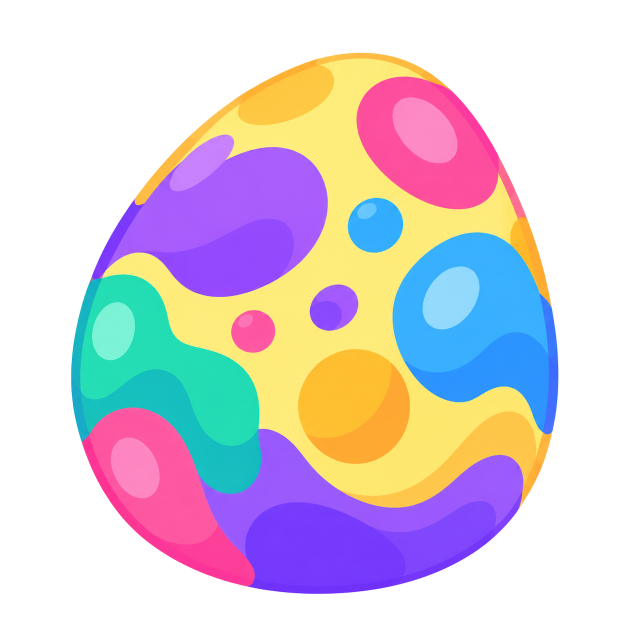
#> input picture apps/split-party/art-src/mystery/egg.png, 1254 x 1254 px (shown at 1/2 size)
$ python build-mystery-egg.py
#> lines starting #> are read from the running program, lines starting #| are printed output that depends on the picture; after the words box and inside, x2 and y2 are one past the last pixel; in counts of white or black regions, pixels touching at a corner belong together
"""Mystery-bonus egg (Figma 11174:5039) cut for MysteryEgg.svelte's break-open.

art-src/mystery/egg.png  the Figma image fill, untouched (the splash's egg.webp is the same art
                         at 200px, too small for the centre-stage egg)
  -> public/mystery/v3/egg.webp         the whole egg, trimmed
  -> public/mystery/v3/egg-top.webp     above the crack, its cut edge the shell's thickness
  -> public/mystery/v3/egg-bottom.webp  below it
  -> public/mystery/v3/egg-crack.webp   the crack itself, clipped to the egg, drawn over the whole
                                        egg before it breaks. Cartoon, like the scatter tile's
                                        hatched egg (user, 2026-10-27): one bold zigzag of sharp
                                        teeth right round the egg, widest at the knock, no
                                        hairlines. MysteryEgg reveals it from the middle out,
                                        knock by knock, light glowing in its slit.
  -> public/mystery/v3/egg-leak.webp    the crack's inner slit only (white, thinner than the core):
                                     MysteryEgg's mask for the light seeping through, so the
                                     light sits inside the dark edges instead of washing them out
All share one canvas, so they stack exactly. (v3/: a new folder rather than new contents under
hd/ or v2/, as browsers keep the old art under the old names.)
    python3 apps/split-party/scripts/build-mystery-egg.py
"""

from pathlib import Path

import numpy as np
from PIL import Image, ImageChops, ImageDraw, ImageFilter

ROOT = Path(__file__).resolve().parent.parent
OUT = ROOT / 'public' / 'mystery' / 'v3'
W = 976  # px, the master's egg: drawn 270 stage px = 864 device px at 1920x1080 DPR 2
K = W / 540  # the line widths below were tuned at 540
CRACK_Y = 0.47  # of the egg's height
CORE = (46, 14, 72)  # the crack's dark gap and outline
CREAM = (255, 242, 196)  # the shell's broken edge, lit
AMBER = (240, 168, 64)  # the same edge in shade, towards the egg's paint
import os
SEED = int(os.environ.get('CRACK_SEED', 101))  # the fracture is random but fixed: change it for another crack

OUT.mkdir(parents=True, exist_ok=True)
egg = Image.open(ROOT / 'art-src' / 'mystery' / 'egg.png').convert('RGBA')
#> egg is the input picture: PIL image 1254x1254 RGBA; mean R, G, B, A 92.7, 81.4, 93.1, 132.5
egg = egg.crop(egg.getchannel('A').point(lambda a: 255 if a > 8 else 0).getbbox())
#> egg: PIL image 976x1084 RGBA
egg = egg.resize((W, round(W * egg.height / egg.width)), Image.LANCZOS)
w, h = egg.size
#> w = 976; h = 1084
rng = np.random.default_rng(SEED)
# The break: sharp teeth alternating up and down from the middle out to each side, a little past
# both edges so the halves close. Uneven on purpose (a regular zigzag read as sewn-on trim):
# each tooth 4-11% of the width wide and 2.5-8% of the height tall.
CX, CY = w * 0.5, h * CRACK_Y
#> CX = 488; CY = 509.5


def run(direction):
#> called with direction = -1
    pts, x, up = [], CX, rng.random() < 0.5
#> pts = []; x = 488; up = False
    while -12 * K < x < w + 12 * K:
        x += direction * w * rng.uniform(0.04, 0.11)
        pts.append((x, CY + h * rng.uniform(0.025, 0.08) * (-1 if up else 1) * 0.5))
        up = not up
#> after the loop, x = -80.34
    return pts


zig = run(-1)[::-1] + [(CX, CY + h * 0.025)] + run(1)


def half(top):
#> called with top = True
    mask = Image.new('L', (w, h), 0)
#> mask: PIL image 976x1084 L; every value is 0
    m = 10 * K
    edge = [(-m, -m), (w + m, -m)] if top else [(-m, h + m), (w + m, h + m)]
#> edge = [(-18.07, -18.07), (994.1, -18.07)]
    ImageDraw.Draw(mask).polygon(zig + edge[::-1] if top else zig + edge[::-1], fill=255)
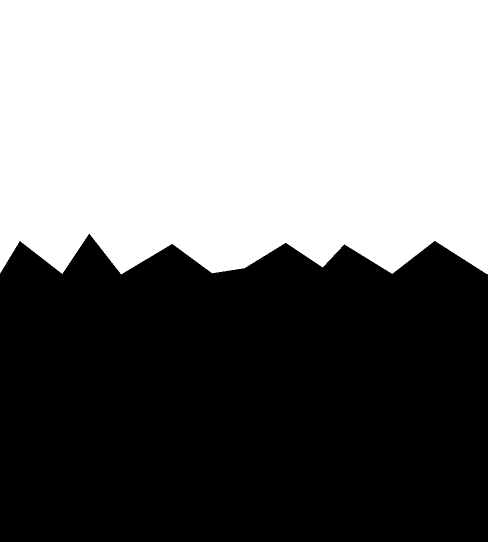
#> mask: PIL image 976x1084 L (shown at 1/2 size); 47.6% white; 1 white region, box (x1, y1, x2, y2) and area: (0, 0, 976, 549) 503640
    part = egg.copy()
    part.putalpha(ImageChops.multiply(egg.getchannel('A'), mask))
    # The cut edge is the shell's thickness: amber, cream over it, a dark outline on the break
    # itself (each a line along the cut, kept inside the part, so half its width shows).
    for colour, width in ((AMBER, 30), (CREAM, 22), (CORE, 7)):
        band = Image.new('L', (w, h), 0)
        ImageDraw.Draw(band).line(zig, fill=255, width=round(width * K), joint='curve')
        band = ImageChops.multiply(band, part.getchannel('A'))
        part.paste(Image.new('RGBA', (w, h), colour + (255,)), (0, 0), band)
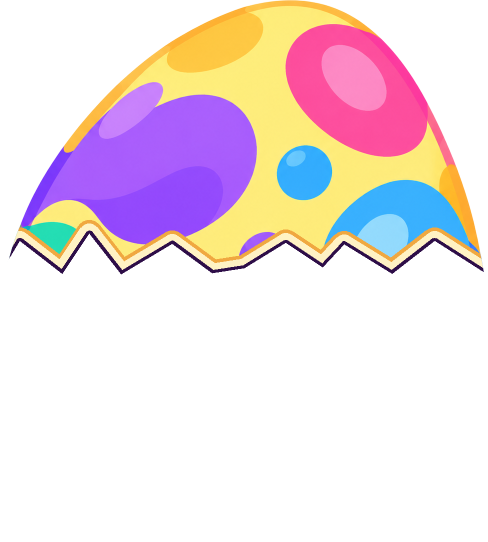
#> part: PIL image 976x1084 RGBA (shown at 1/2 size); mean R, G, B, A 139.2, 120.1, 136.6, 83.5; transparent parts drawn white
    return part


egg.save(OUT / 'egg.webp', quality=90, method=6)
half(True).save(OUT / 'egg-top.webp', quality=90, method=6)
half(False).save(OUT / 'egg-bottom.webp', quality=90, method=6)
#> call 2 of half, with top = False
#> in half (call 2), `ImageDraw.Draw(mask).polygon(zig + edge[::-1] if top else zig + edge[:..`:
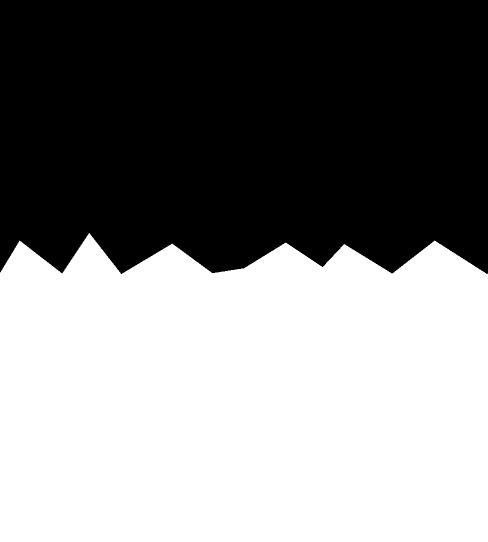
#> mask: PIL image 976x1084 L (shown at 1/2 size); 52.5% white; 1 black region, box (x1, y1, x2, y2) and area: (0, 0, 976, 548) 502880
#> after the loop in half (call 2), `for colour, width in ((AMBER, 30), (CREAM, 22), (CORE, 7)):`:
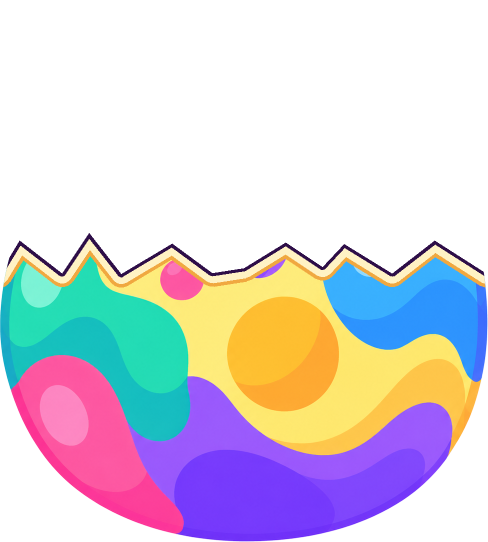
#> part: PIL image 976x1084 RGBA (shown at 1/2 size); mean R, G, B, A 139.5, 120.2, 136.5, 113.7; transparent parts drawn white


def taper(x):
    # Line width factor: 1 at the impact, 0.45 at the egg's sides (a break opens widest where
    # it was knocked).
    return 0.45 + 0.55 * max(0.0, 1 - abs(x - CX) / (w * 0.5)) ** 1.2


def stroke(d, pts, width, fill, dy=0.0, end=0.35):
    # A polyline whose width follows taper() (times `end`→1 along a branch), joints rounded.
#> called with width = 61.45, fill = 255, dy = 0, end = 1
    n = len(pts) - 1
#> n = 15
    for i in range(n):
        (x0, y0), (x1, y1) = pts[i], pts[i + 1]
        f = (1 - (1 - end) * i / max(1, n)) * taper((x0 + x1) / 2) * width
        d.line([(x0, y0 + dy), (x1, y1 + dy)], fill=fill, width=max(1, round(f)))
        r = f / 2
        d.ellipse([x1 - r, y1 + dy - r, x1 + r, y1 + dy + r], fill=fill)
#> this loop made 15 passes
#> (x0, y0, x1, y1, f, r) on passes 1 to 12: (-80.34, 484.3, -2.11, 549.7, 27.65, 13.83), (-2.11, 549.7, 39.03, 481.9, 28.32, 14.16), (39.03, 481.9, 124.6, 547, 31.62, 15.81), (124.6, 547, 179, 466.9, 35.98, 17.99), (179, 466.9, 242.9, 548.9, 40.01, 20), (242.9, 548.9, 345, 487.2, 46.05, 23.02), (345, 487.2, 424.4, 546.4, 53.06, 26.53), (424.4, 546.4, 488, 536.6, 58.83, 29.41), (488, 536.6, 571.6, 485.6, 58.01, 29), (571.6, 485.6, 645.3, 534.1, 51.71, 25.85), (645.3, 534.1, 688.1, 488.5, 47.21, 23.6), (688.1, 488.5, 784.6, 547.4, 42.05, 21.03)


# Over the whole egg: a soft shadow round the break and the dark gap itself. No shell edge here:
# a cream lip under the gap, with the light in it, read as striped tape; the edge shows on the
# broken halves instead.
shade = Image.new('L', (w, h), 0)
core = Image.new('L', (w, h), 0)
slit = Image.new('L', (w, h), 0)
stroke(ImageDraw.Draw(shade), zig, 34 * K, 255, end=1)
#> shade: PIL image 976x1084 L; 5% white; 1 white region, box (x1, y1, x2, y2) and area: (0, 448, 976, 576) 52653
stroke(ImageDraw.Draw(core), zig, 16 * K, 255, end=1)
#> the loop in stroke (call 2), `for i in range(n):` made 15 passes
#> (x0, y0, x1, y1, f, r) on passes 1 to 12: (-80.34, 484.3, -2.11, 549.7, 13.01, 6.51), (-2.11, 549.7, 39.03, 481.9, 13.33, 6.66), (39.03, 481.9, 124.6, 547, 14.88, 7.44), (124.6, 547, 179, 466.9, 16.93, 8.46), (179, 466.9, 242.9, 548.9, 18.83, 9.41), (242.9, 548.9, 345, 487.2, 21.67, 10.83), (345, 487.2, 424.4, 546.4, 24.97, 12.48), (424.4, 546.4, 488, 536.6, 27.68, 13.84), (488, 536.6, 571.6, 485.6, 27.3, 13.65), (571.6, 485.6, 645.3, 534.1, 24.33, 12.17), (645.3, 534.1, 688.1, 488.5, 22.22, 11.11), (688.1, 488.5, 784.6, 547.4, 19.79, 9.89)
#> core: PIL image 976x1084 L; 2.3% white; 1 white region, box (x1, y1, x2, y2) and area: (0, 458, 976, 561) 24855
stroke(ImageDraw.Draw(slit), zig, 2.6 * K, 255, end=1)
#> slit: PIL image 976x1084 L; 0.4% white; 1 white region, box (x1, y1, x2, y2) and area: (0, 465, 976, 551) 4222
alpha = egg.getchannel('A')
shade = ImageChops.multiply(shade.filter(ImageFilter.GaussianBlur(6 * K)).point(lambda v: v * 0.3), alpha)
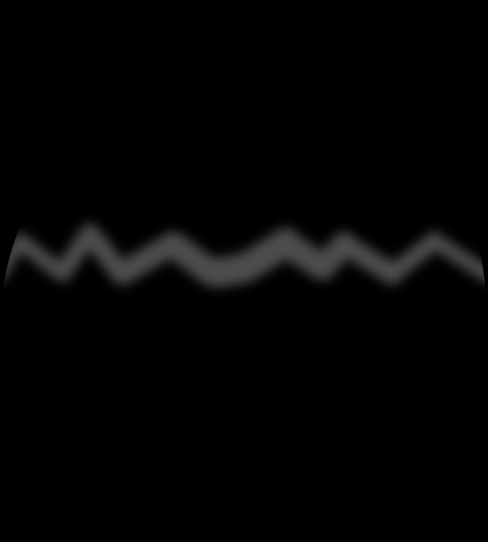
#> shade: PIL image 976x1084 L (shown at 1/2 size); min 0, max 76, mean 3.7
core = ImageChops.multiply(core.filter(ImageFilter.GaussianBlur(0.5 * K)), alpha)
crack = Image.new('RGBA', (w, h), (0, 0, 0, 0))
#> crack: PIL image 976x1084 RGBA; every value is 0
for colour, a in ((CORE, shade), (CORE, core)):
    layer = Image.new('RGBA', (w, h), colour)
    layer.putalpha(a)
    crack.alpha_composite(layer)
#> this loop made 2 passes
#> colour on passes 1 to 2: (46, 14, 72), (46, 14, 72)
#> pass 1, `layer = Image.new('RGBA', (w, h), colour)`:
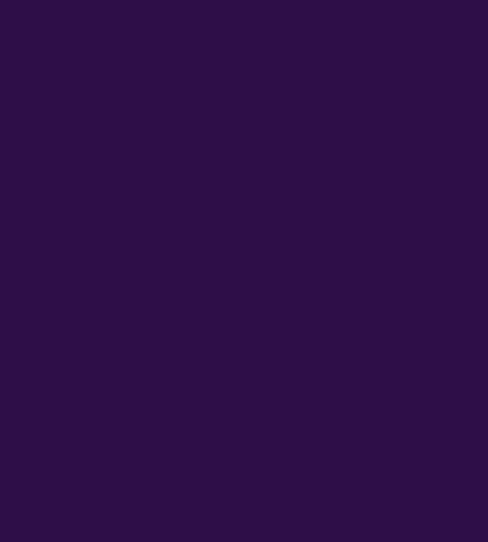
#> layer: PIL image 976x1084 RGBA (shown at 1/2 size); mean R, G, B, A 46, 14, 72, 255
#> after the loop:
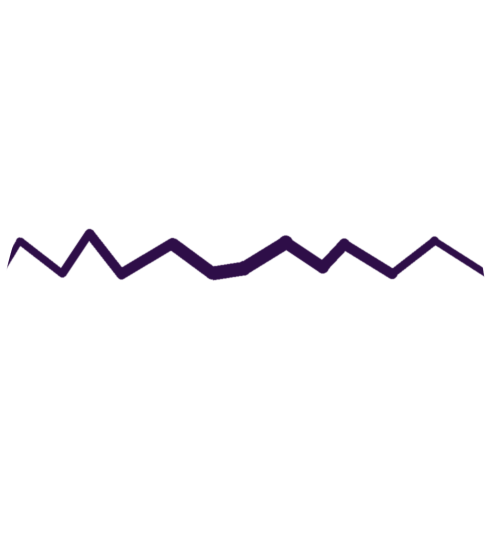
#> layer: PIL image 976x1084 RGBA (shown at 1/2 size); mean R, G, B, A 46, 14, 72, 5.8; transparent parts drawn white
crack.save(OUT / 'egg-crack.webp', quality=92, method=6)
leak = Image.new('RGBA', (w, h), (255, 255, 255, 0))
leak.putalpha(ImageChops.multiply(slit.filter(ImageFilter.GaussianBlur(0.5 * K)), alpha))
leak.save(OUT / 'egg-leak.webp', quality=92, method=6)
for n in ('egg', 'egg-top', 'egg-bottom', 'egg-crack', 'egg-leak'):
    print(n, (w, h), (OUT / f'{n}.webp').stat().st_size // 1024, 'KB')
